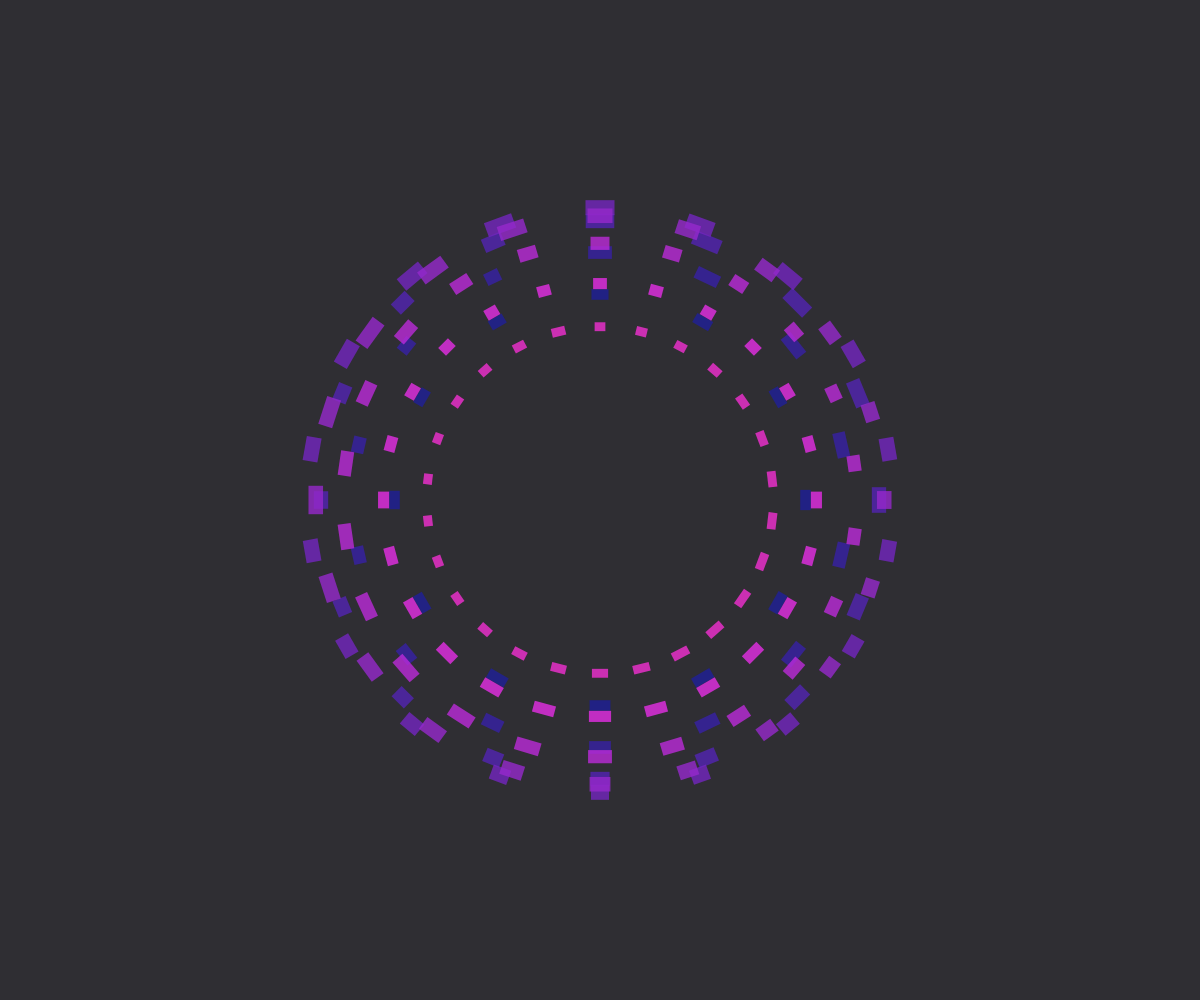
Frame 1 (no input)
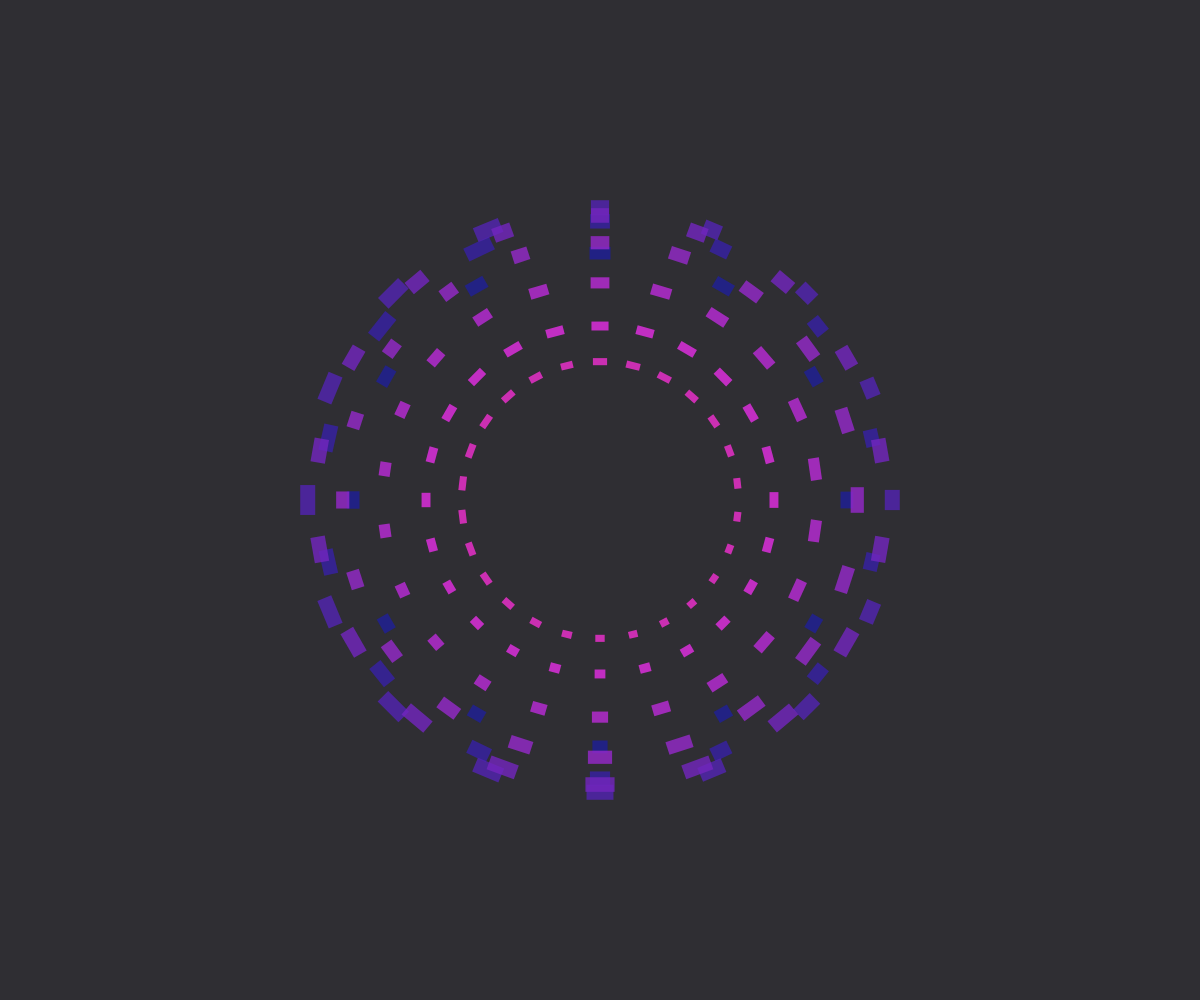
Frame 60 (no input)
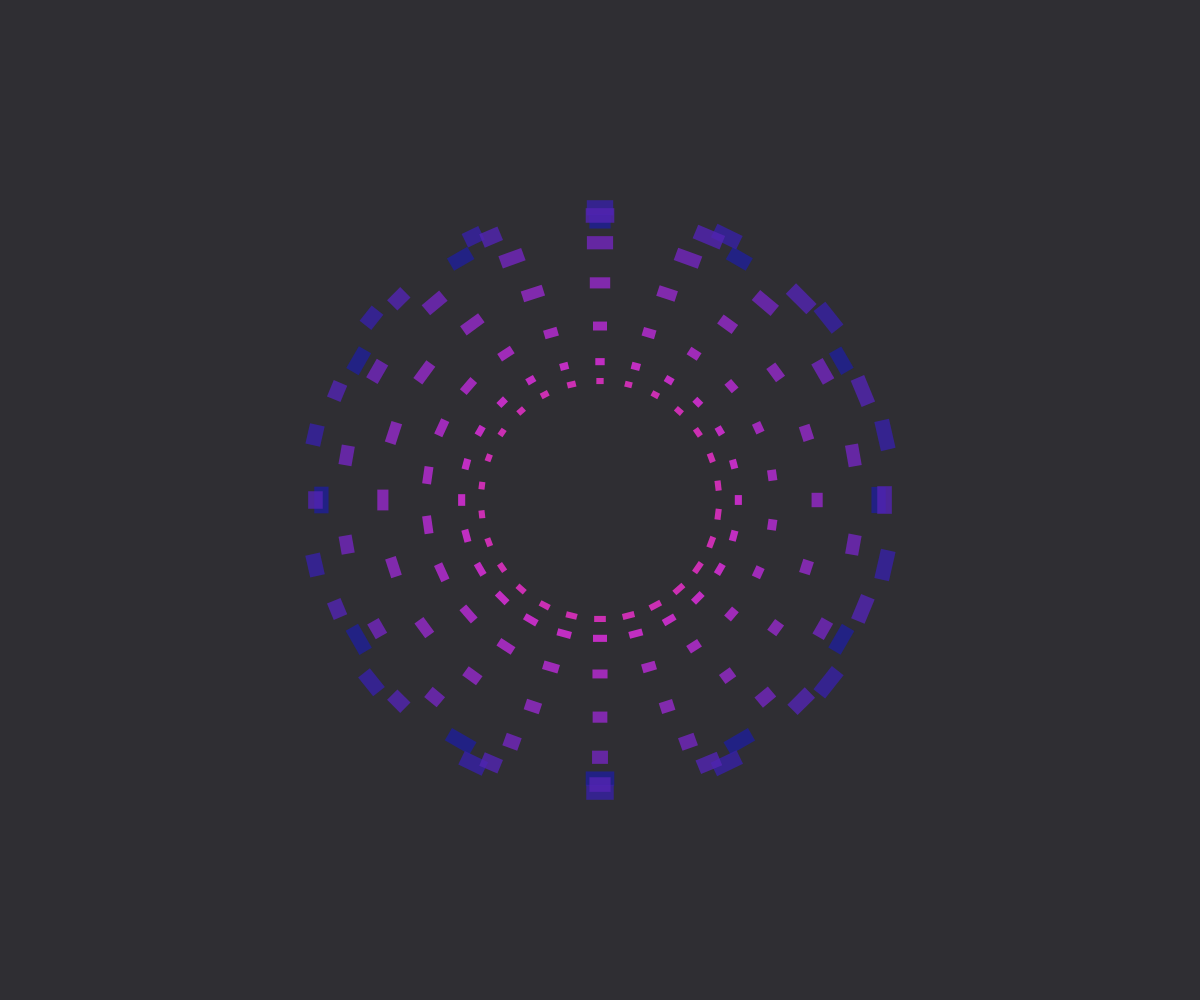
Frame 120 (the mouse pressed at the canvas centre since frame 60)

The p5.js sketch that drew these frames (run headless with seeded random() and noise() and a simulated clock; from frame 60 on, the mouse is pressed at the canvas centre):

// p5.js sketch
// ── sketch.js
function setup() {
  createCanvas(windowWidth, windowHeight);
  colorMode(HSB, 360, 100, 100, 1);
  noStroke();
}

function draw() {
  background(250, 10, 20); // Deep purple background

  const time = millis() * 0.001;
  const numRings = 8;
  const baseRadius = min(width, height) * 0.3;

  for (let i = 0; i < numRings; i++) {
    const radius = baseRadius * (0.7 + 0.3 * sin(time * 0.5 + i * 0.5));
    const segments = 12 + i * 2;
    const angleStep = TWO_PI / segments;

    push();
    translate(width / 2, height / 2);

    for (let j = 0; j < segments; j++) {
      const angle = j * angleStep;
      const segmentSize = 0.8 + 0.2 * sin(time * 3 + i * 0.7 + j * 0.3);
      const rectWidth = radius * 0.1 * segmentSize;
      const rectHeight = radius * 0.05;

      rotate(angle);
      fill(240 + i * 10, 80, 60 + i * 5, 0.8);
      rect(-rectWidth / 2, -radius, rectWidth, rectHeight);
      rotate(-angle);
    }
    pop();
  }
}

function windowResized() {
  resizeCanvas(windowWidth, windowHeight);
}
